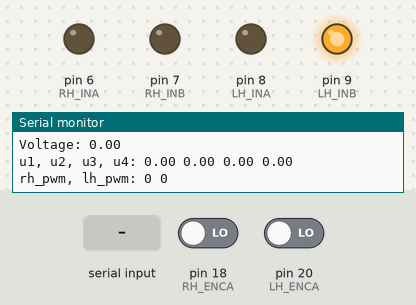
Recording of a sketch running on a simulated Arduino Leonardo, built for the host (arithmetic inside an expression is 32-bit, double 64-bit). On the bench: output pins drawn as LEDs (lit = HIGH), the last lines printed to the serial monitor. Inputs (shaded band) come from the test bench; at power-on: pin 18 (RH_ENCA) LOW, pin 20 (LH_ENCA) LOW.

Above: at 2.2 s.
2.3 s: "90,45,200\n" received over the second serial link
At 2.6 s:
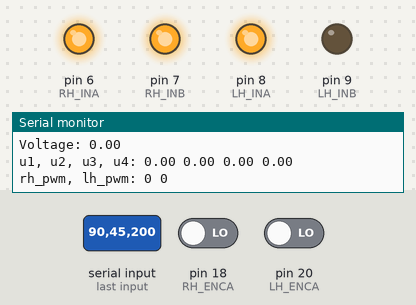
3.8 s: "30,150,10\n" received over the second serial link
At 5.2 s:
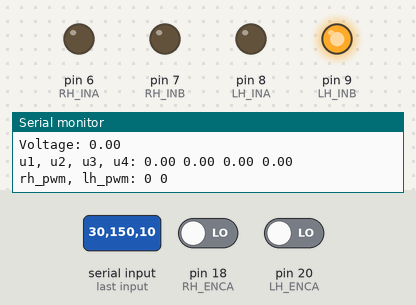
Timing chart, 0 to 6.8 s (numbered marks = the images above; inputs shaded):
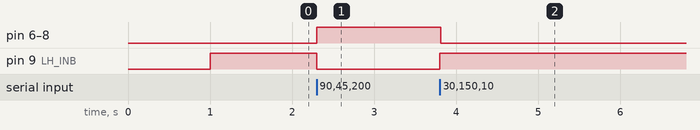

The sketch:

milestone05_first_balance_control.ino
```cpp
/* 20-02-19 John Lee
 * Arduino Project: Inverted Pendulum (One-Wheeled Balancing Cart)
 * Arduino Mega 2560
 */

#include <Arduino.h>
#include <Esplora.h>

void rhInterrupt();
void lhInterrupt();

// IMU Sensor Pins, Constants, and Variables
HardwareSerial &ImuSerial = Serial3;  // RX3, TX3 for seral communication

const int SBUF_SIZE = 64;

char sbuf[SBUF_SIZE];
signed int sbuf_cnt = 0;

float euler[3] = {0,};
float pitch_curr = 0;
float pitch_prev = 0;
float angular_speed = 0;

// Pin Setting
const int RH_INA = 6;  // Right side EN
const int RH_INB = 7;  // Right side DIR
const int LH_INA = 8;  // Left side EN (speed)
const int LH_INB = 9;  // Left side DIR

const int RH_ENCA = 18;  // Right side encoder output A
const int RH_ENCB = 19;  // Right side encoder output B
const int LH_ENCA = 20;  // Left side encoder output A
const int LH_ENCB = 21;  // Left side encoder output B

// Constants
const float MAX_VOLTAGE = 12;

const int ENC_CHANGE_PER_REV = 32;  // Number of single channel rising/falling edges per revolution of motor shaft. 32 for a single channel.
const int GEAR_RATIO = 131.25;  // Gearbox ratio
const float RADIUS = 5.75;  // radius of wheel (cm)

const float INTERVAL_SENSOR = 10;
const float INTERVAL_CONTROL = 10;
const float INTERVAL_PRINT = 1000;

// Variables
int rh_dir = 0;  // forward: 0, backward: 1
int rh_pwm = 0;  // 0~255
int lh_dir = 1 - rh_dir;
int lh_pwm = 0;

unsigned long time_curr = 0;
unsigned long sensor_time_prev = 0;
unsigned long control_time_prev = 0;
unsigned long print_time_prev = 0;

volatile long rh_encA_cnt = 0;
volatile long lh_encA_cnt = 0;

float rh_rev_motor = 0;
float rh_rev_wheel = 0;
float rh_dist_meas_curr = 0;
float rh_dist_meas_prev = 0;
float rh_speed_meas = 0;
int rh_dir_meas = 0;

float lh_rev_motor = 0;
float lh_rev_wheel = 0;
float lh_dist_meas_curr = 0;
float lh_dist_meas_prev = 0;
float lh_speed_meas = 0;
int lh_dir_meas = 0;

float voltage = 0;
float u1 = 0;
float u2 = 0;
float u3 = 0;
float u4 = 0;

void setup() {
  pinMode(RH_INA, OUTPUT);
  pinMode(RH_INB, OUTPUT);
  pinMode(LH_INA, OUTPUT);
  pinMode(LH_INB, OUTPUT);

  pinMode(RH_ENCA, INPUT);
  pinMode(RH_ENCB, INPUT);
  pinMode(LH_ENCA, INPUT);
  pinMode(LH_ENCB, INPUT);

  attachInterrupt(digitalPinToInterrupt(RH_ENCA), rhInterrupt, CHANGE);
  attachInterrupt(digitalPinToInterrupt(LH_ENCA), lhInterrupt, CHANGE);

  Serial.begin(115200);
  ImuSerial.begin(115200);

  // IMU Sensor Calibaration
  ImuSerial.print("cmf");
  ImuSerial.print("caf");
  delay(1000);
}


void loop() {

  time_curr = millis();

  // Sensor Reading
  if (time_curr - sensor_time_prev >= INTERVAL_SENSOR) {
    sensor_time_prev = time_curr;

    // IMU Sensor reading
    if (EBimuAsciiParser(euler, 3)) {
      pitch_curr = euler[1];
    }
    angular_speed = (pitch_curr - pitch_prev) / (INTERVAL_SENSOR / 1000);  // Unit: rad/s

    pitch_prev = pitch_curr;

    // Speed Calculation (Right-side)
    rh_rev_motor = rh_encA_cnt / ENC_CHANGE_PER_REV;
    rh_rev_wheel = rh_rev_motor / GEAR_RATIO;
    rh_dist_meas_curr = rh_rev_wheel * 2 * PI * RADIUS;
    rh_speed_meas = (rh_dist_meas_curr - rh_dist_meas_prev) / (INTERVAL_SENSOR / 1000); // Unit: cm/s

    rh_dist_meas_prev = rh_dist_meas_curr;

    // Speed Calculation (Left-side)
    lh_rev_motor = -lh_encA_cnt / ENC_CHANGE_PER_REV;
    lh_rev_wheel = lh_rev_motor / GEAR_RATIO;
    lh_dist_meas_curr = lh_rev_wheel * 2 * PI * RADIUS;
    lh_speed_meas = (lh_dist_meas_curr - lh_dist_meas_prev) / (INTERVAL_SENSOR / 1000); // Unit: cm/s

    lh_dist_meas_prev = lh_dist_meas_curr;

  }

  // Control
  if (time_curr - control_time_prev >= INTERVAL_CONTROL) {
    control_time_prev = time_curr;

    u1 = (rh_dist_meas_curr + lh_dist_meas_curr) / 2;
    u2 = (rh_speed_meas + lh_speed_meas) / 2;
    u3 = pitch_curr;
    u4 = angular_speed;

    const float k1 = -0.7071;
    const float k2 = -3.9614;
    const float k3 = 72232;
    const float k4 = 5321.3;

    // Change pwm and dir using sensor value
    voltage = -(k1*u1 + k2*u2 + k3*u3 + k4*u4) / 100000 * 1.75;
    lh_pwm = rh_pwm = voltage / MAX_VOLTAGE * 255;
    if (rh_pwm < 0) {
      lh_pwm = rh_pwm = -rh_pwm;
      rh_dir = 1;
      lh_dir = 1 - rh_dir;
    }
    else {
      rh_dir = 0;
      lh_dir = 1 - rh_dir;
    }

    if (rh_pwm > 255) {
      lh_pwm = rh_pwm = 255;
    }

    // PWM and DIR
    analogWrite(RH_INA, rh_pwm);
    analogWrite(LH_INA, lh_pwm);
    digitalWrite(RH_INB, rh_dir);
    digitalWrite(LH_INB, lh_dir);
  }

  // Serial I/O
  if(time_curr - print_time_prev >= INTERVAL_PRINT) {
    print_time_prev = time_curr;

    Serial.print("Speed(cm/s): ");
    Serial.print(rh_speed_meas);
    Serial.print(' ');
    Serial.println(lh_speed_meas);

    Serial.print("\r");
    Serial.print("Euler angle: ");
    Serial.print(euler[0]);   Serial.print(" ");
    Serial.print(euler[1]);   Serial.print(" ");
    Serial.print(euler[2]);   Serial.print("\n\r");

    Serial.print("Voltage: ");
    Serial.print(voltage);
    Serial.print("\n\r");

    Serial.print("u1, u2, u3, u4: ");
    Serial.print(u1);   Serial.print(" ");
    Serial.print(u2);   Serial.print(" ");
    Serial.print(u3);   Serial.print(" ");
    Serial.print(u4);   Serial.print(" ");
    Serial.print("\n\r");

    Serial.print("rh_pwm, lh_pwm: ");
    Serial.print(rh_pwm);   Serial.print(" ");
    Serial.print(lh_pwm);   Serial.print(" ");
    Serial.println("\n\r");

    if (Serial.available()) {
      String input = Serial.readString();
      int input_int = input.toInt();
      Serial.print("PWM value changed to ");
      Serial.println(input_int);
      Serial.print("\n\r");
      rh_pwm = input_int;
      lh_pwm = input_int;
    }
  }
}


void rhInterrupt()
{
  if (digitalRead(RH_ENCA) == HIGH) {
    if (digitalRead(RH_ENCB) == LOW) {
      rh_encA_cnt++;
    }
    else {
      rh_encA_cnt--;
    }
  }
  else {
    if (digitalRead(RH_ENCB) == LOW) {
      rh_encA_cnt--;
    }
    else {
      rh_encA_cnt++;
    }
  }
}


void lhInterrupt()
{
  if (digitalRead(LH_ENCA) == HIGH) {
    if (digitalRead(LH_ENCB) == LOW) {
      lh_encA_cnt++;
    }
    else {
      lh_encA_cnt--;
    }
  }
  else {
    if (digitalRead(LH_ENCB) == LOW) {
      lh_encA_cnt--;
    }
    else {
      lh_encA_cnt++;
    }
  }
}


int EBimuAsciiParser(float *item, int number_of_item)
{
  int n,i;
  int rbytes;
  char *addr;
  int result = 0;

  rbytes = ImuSerial.available();
  for(n=0;n<rbytes;n++)
  {
    sbuf[sbuf_cnt] = ImuSerial.read();
    if(sbuf[sbuf_cnt]==0x0a)
       {
           addr = strtok(sbuf,",");
           for(i=0;i<number_of_item;i++)
           {
              item[i] = atof(addr);
              addr = strtok(NULL,",");
           }

           result = 1;
           /*
           Serial.print("\n\r");
           for(i=0;i<number_of_item;i++) {
             Serial.print(item[i]);
             Serial.print(" ");
           } */
       }
     else if(sbuf[sbuf_cnt]=='*')
       {   sbuf_cnt=-1;
       }

     sbuf_cnt++;
     if(sbuf_cnt>=SBUF_SIZE) sbuf_cnt=0;
  }

  return result;
}
```

Measured:
- after the input at 2.3 s, pin 6 (RH_INA), pin 7 (RH_INB), pin 8 (LH_INA): LOW → HIGH at once; pin 9 (LH_INB): HIGH → LOW at once
- after the input at 3.8 s, pin 6 (RH_INA), pin 7 (RH_INB), pin 8 (LH_INA): HIGH → LOW at once; pin 9 (LH_INB): LOW → HIGH at once
